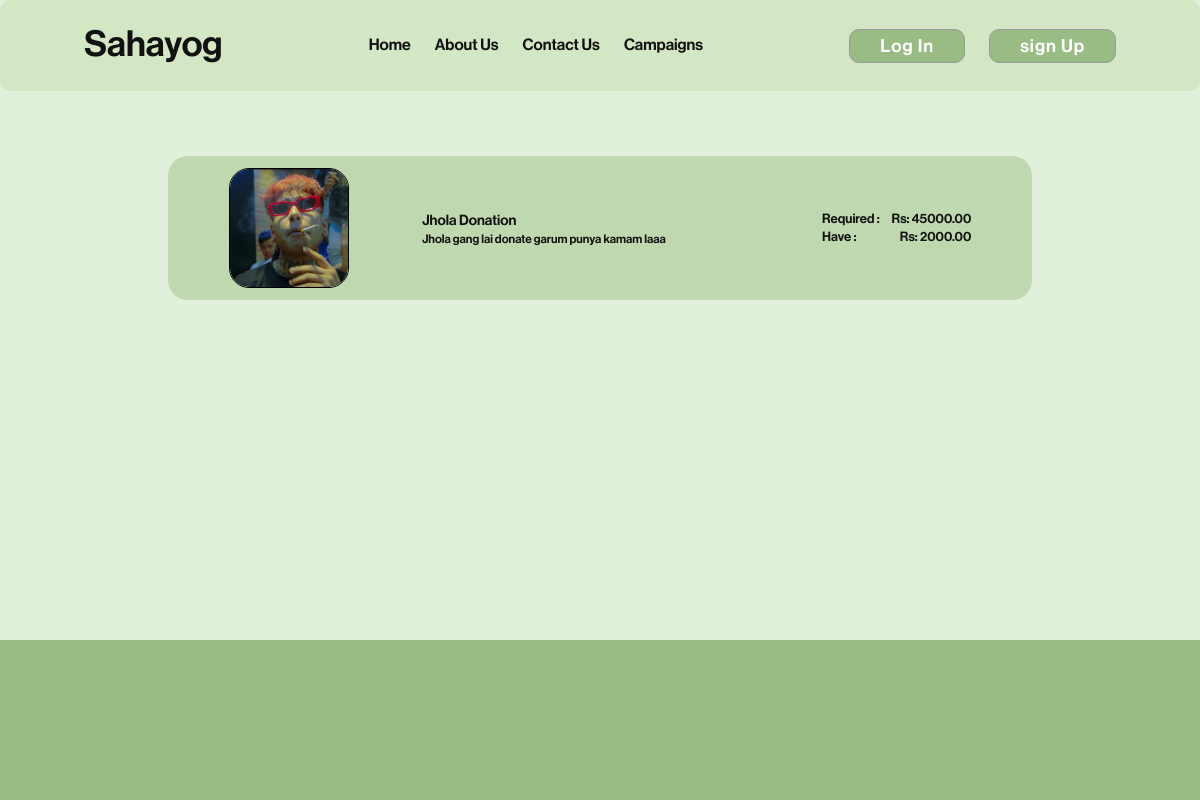
The app's page /campaign/, older data.
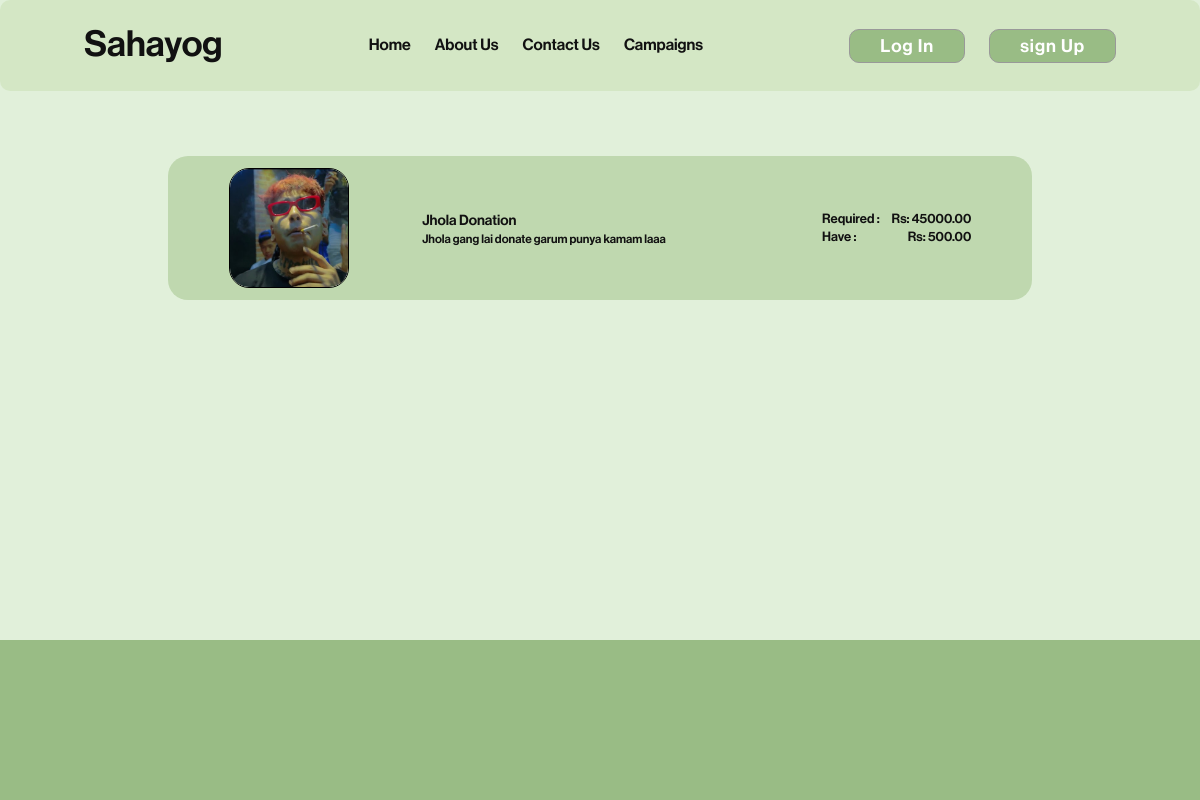
The same page, newer data.
### fundapp/models.py (models this page shows, shortened)
class AllFund(models.Model):
    user = models.ForeignKey(User, on_delete=models.CASCADE, related_name='user_campaign')
    sno = models.AutoField(primary_key=True)
    image = models.ImageField(upload_to="fundapp/images", default="upload-image")
    title = models.CharField(max_length=100)
    description = models.TextField(blank=True)
    campaignType = models.CharField(max_length=100)
    required = models.DecimalField(max_digits=19, decimal_places=10)
    have = models.DecimalField(max_digits=19, decimal_places=10, default=0)
    slug = models.CharField(max_length=130,unique=True, blank=True)
    timeStamp = models.DateField(auto_now_add=True, blank=True)

### fundapp/views.py (the view)
# urls.py: path('campaign/', views.campaign,name='causes'),
def campaign(request):
    allfund= AllFund.objects.all()
    context = {"allfund": allfund}
    return render(request, 'campaign.html', context)

### templates/campaign.html (shortened to what this page needs)
{% extends "base.html" %}
{% block stylesheet %}
<link rel="stylesheet" href="/static/css/campaign.css">
{% endblock stylesheet %}
{% block content %}
<div id="main">
    <div id="campaign">
        <div id="each-person-container">
            {% for item in allfund %}
            <a href="/campaign/{{item.slug}}">
                <div class="each-person">
                    <div class="image">
                        <img src="{{item.image.url}}" alt="">
                    </div>
                    <div class="info">
                        <a href="">{{item.title}}</a>
                        <p>{{item.description}}</p>
                    </div>
                    <ul>
                        <li>required :
                            <span>Rs: {{item.required|floatformat:2}}</span>
                        </li>
                        <li>have :
                            <span>Rs: {{item.have|floatformat:2}}</span>
                        </li>
                    </ul>
                </div>
            </a>
            {% endfor %}
        </div>
    </div>
</div>
<div id="footer">
</div>
{% endblock content %}

### templates/base.html (shortened to what this page needs)
<!DOCTYPE html>
<html>
<head>
    <link rel="stylesheet" href="/static/css/style.css">
    <link rel="stylesheet" href="/static/css/navbar.css">
    <link rel="stylesheet" href="/static/css/index.css">
    <link rel="stylesheet" href="/static/css/footer.css">
    {% block stylesheet %}
    {% endblock stylesheet %}
    <link href="https://cdn.jsdelivr.net/npm/remixicon@4.1.0/fonts/remixicon.css" rel="stylesheet" />
</head>
<body>
    <nav id="navbar">
        <a href="" class="page-title">Sahayog</a>
        <ul>
            <li>
                <a href="/">home</a>
            </li>
            <li>
                <a href="/about">about us</a>
            </li>
            <li>
                <a href="/contact">contact us</a>
            </li>
            <li>
                <a href="/campaign">campaigns</a>
            </li>
        </ul>
        <div>
            {% if user.is_authenticated %}
            <a href="{% url 'logout' %}">
                <button class="login-signup-button" id="signup-button">
                    Log Out
                </button>
            </a>
            <button class="login-signup-button" id="signup-button">
                <a href="/campaignstatus">Campaign Status</a>
            </button>
            <h4>username: <span class="generalspan">{{request.user}}</span></h4>
            {% else %}
            <button class="login-signup-button" id="login-button">
                <a href="/login">Log In</a>
            </button>
            <button class="login-signup-button" id="signup-button">
                <a href="/signup">sign Up</a>
            </button>
            {% endif %}
        </div>
    </nav>
    {% block content %}
    {% endblock content %}
</body>
</html>

### static/css/style.css (style rules this page uses)
* { margin: 0; padding: 0; list-style: none; text-decoration: none; box-sizing: border-box; color: #111; font-family: saikripa; scroll-behavior: smooth; }
html, body { height: 100%; width: 100%; position: relative; background: #E1F0DA; }
img { height: 100%; width: 100%; object-fit: cover; background: lightgray; }
#main { position: relative; padding: 10vw 7vw; min-height: 80vh; transition: .3s ease-in-out; }

### static/css/navbar.css (style rules this page uses)
#navbar { background: #D4E7C5; display: flex; justify-content: space-between; align-items: center; position: relative; text-transform: capitalize; padding: 2vw 7vw; border-radius: 10px; position: fixed; width: 100%; z-index: 8; }
#navbar a.page-title { font-size: 3vw; }
#navbar ul { display: flex; justify-content: center; align-items: center; gap: 2vw; font-weight: bold; }
#navbar div { display: flex; justify-content: center; align-items: center; gap: 2vw; }
#navbar div button { padding: 5px 30px; border-radius: 10px; font-size: 18px; letter-spacing: 1px; cursor: pointer; background: #99BC85; color: white; transition: .3s linear; border: 1px solid #999; }
#navbar div button a { width: inherit; height: inherit; color: inherit; }

### static/css/footer.css (style rules this page uses)
#footer { min-height: 20vh; background: #99BC85; width: 100%; padding: 2vw 7vw; }

### static/css/campaign.css (style rules this page uses)
#campaign { position: relative; width: 100%; }
#each-person-container { height: 100%; width: 100%; min-height: 20vh; max-height: 90vh; position: relative; display: flex; flex-direction: column; justify-content: flex-start; gap: .5vw; padding: 2vw 7vw; overflow: auto; }
#each-person-container .each-person { width: 100%; display: flex; justify-content: space-around; background: #BFD8AF; height: 12vw; align-items: center; border-radius: 20px; padding: 2vw; }
#each-person-container .each-person div:nth-child(1) { height: 10vw; width: 10vw; border: 1px solid black; border-radius: 20px; overflow: hidden; }
#each-person-container .each-person div:nth-child(2) { display: flex; flex-direction: column; gap: .2vw; font-size: 1.2vw; width: 40%; }
#each-person-container .each-person div:nth-child(2) p { font-size: 1vw; }
#each-person-container .each-person ul { display: flex; flex-direction: column; gap: .2vw; text-transform: capitalize; width: fit-content; align-items: flex-end; }
#each-person-container .each-person ul li { width: 100%; display: flex; gap: 1vw; font-size: 1.1vw; justify-content: space-between; }

Row changes from the older to the newer data that the page shows:
changed AllFund "Jhola Donation": have "2000.00" → "500.00"
